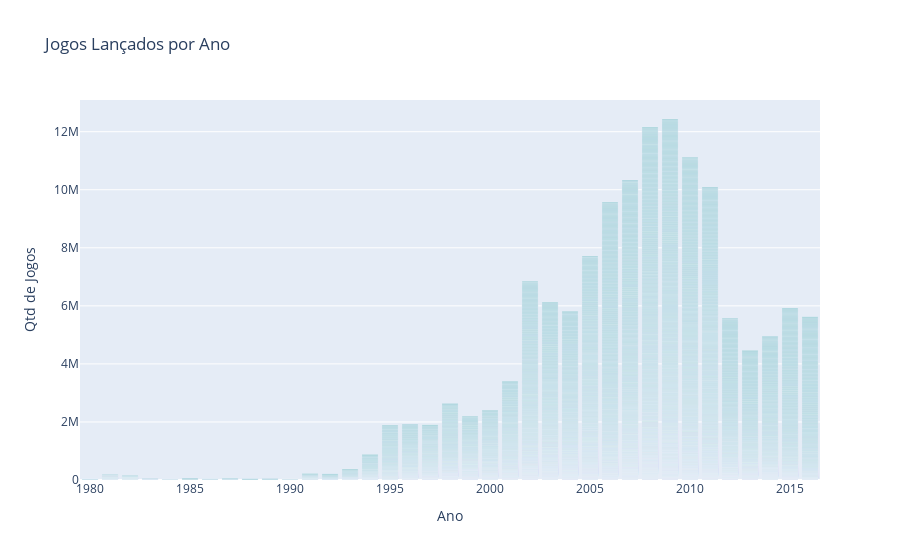

Write notebook code for a chart like this one.
### Code cell
# Plotando as informações a cima em um gráfico

trace = go.Bar(x = df['year_of_release'].values,
               y = df['year_of_release'].index,
               marker = {'color': '#008c8c'})

data = [trace]

layout = go.Layout(title = 'Jogos Lançados por Ano',
                   xaxis = {'title': 'Ano'},
                   yaxis = {'title': 'Qtd de Jogos'},
                   barmode = 'stack')

fig = go.Figure(data=data, layout=layout)


py.iplot(fig)

### Figure 1 — Plotly figure (JSON) as saved in the notebook; plotly's stock layout.template omitted (floating-point values rounded to 4 significant figures; data arrays with more than 128 entries replaced by an {"elided": "..."} marker saying what was removed)
{"data": [{"marker": {"color": "#008c8c"}, "type": "bar", "x": {"elided": "16444 int values"}, "y": {"elided": "16444 int values"}}], "layout": {"barmode": "stack", "title": {"text": "Jogos Lançados por Ano"}, "xaxis": {"title": {"text": "Ano"}}, "yaxis": {"title": {"text": "Qtd de Jogos"}}}}
